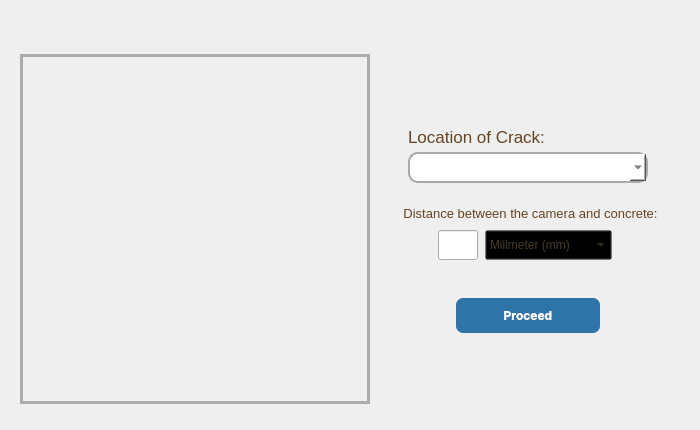
<?xml version="1.0" encoding="UTF-8"?>
<ui version="4.0">
 <class>Dialog</class>
 <widget class="QDialog" name="Dialog">
  <property name="geometry">
   <rect>
    <x>0</x>
    <y>0</y>
    <width>700</width>
    <height>430</height>
   </rect>
  </property>
  <property name="minimumSize">
   <size>
    <width>700</width>
    <height>430</height>
   </size>
  </property>
  <property name="maximumSize">
   <size>
    <width>705</width>
    <height>430</height>
   </size>
  </property>
  <property name="windowTitle">
   <string>Dialog</string>
  </property>
  <property name="styleSheet">
   <string notr="true"/>
  </property>
  <layout class="QVBoxLayout" name="verticalLayout_6">
   <property name="spacing">
    <number>0</number>
   </property>
   <property name="topMargin">
    <number>0</number>
   </property>
   <item>
    <widget class="QWidget" name="widget_7" native="true">
     <property name="minimumSize">
      <size>
       <width>0</width>
       <height>40</height>
      </size>
     </property>
     <property name="maximumSize">
      <size>
       <width>16777215</width>
       <height>40</height>
      </size>
     </property>
     <property name="styleSheet">
      <string notr="true"/>
     </property>
     <layout class="QHBoxLayout" name="horizontalLayout_7" stretch="0">
      <property name="spacing">
       <number>9</number>
      </property>
      <property name="leftMargin">
       <number>9</number>
      </property>
      <property name="topMargin">
       <number>0</number>
      </property>
      <property name="rightMargin">
       <number>0</number>
      </property>
      <property name="bottomMargin">
       <number>0</number>
      </property>
      <item>
       <widget class="QLabel" name="label_7">
        <property name="styleSheet">
         <string notr="true">#label{
	font: 200 17pt &quot;Segoe UI Black&quot;;
    color: rgba(111, 75, 39, 0.77);}</string>
        </property>
        <property name="text">
         <string/>
        </property>
        <property name="alignment">
         <set>Qt::AlignLeading|Qt::AlignLeft|Qt::AlignVCenter</set>
        </property>
       </widget>
      </item>
     </layout>
    </widget>
   </item>
   <item>
    <widget class="QWidget" name="widget" native="true">
     <layout class="QHBoxLayout" name="horizontalLayout_2">
      <property name="topMargin">
       <number>0</number>
      </property>
      <property name="bottomMargin">
       <number>0</number>
      </property>
      <item>
       <widget class="QWidget" name="widget_2" native="true">
        <property name="minimumSize">
         <size>
          <width>350</width>
          <height>350</height>
         </size>
        </property>
        <property name="maximumSize">
         <size>
          <width>350</width>
          <height>350</height>
         </size>
        </property>
        <property name="styleSheet">
         <string notr="true">#widget_2{
	
border: 3px solid white;
border-color: rgb(172, 172, 172);;
}</string>
        </property>
        <layout class="QHBoxLayout" name="horizontalLayout_3">
         <item>
          <widget class="QLabel" name="upload_image">
           <property name="text">
            <string/>
           </property>
           <property name="scaledContents">
            <bool>true</bool>
           </property>
           <property name="alignment">
            <set>Qt::AlignCenter</set>
           </property>
           <property name="wordWrap">
            <bool>true</bool>
           </property>
          </widget>
         </item>
        </layout>
       </widget>
      </item>
      <item>
       <widget class="QWidget" name="widget_3" native="true">
        <property name="maximumSize">
         <size>
          <width>16777215</width>
          <height>400</height>
         </size>
        </property>
        <layout class="QVBoxLayout" name="verticalLayout">
         <property name="spacing">
          <number>0</number>
         </property>
         <property name="leftMargin">
          <number>0</number>
         </property>
         <property name="topMargin">
          <number>6</number>
         </property>
         <property name="rightMargin">
          <number>0</number>
         </property>
         <property name="bottomMargin">
          <number>65</number>
         </property>
         <item>
          <widget class="QWidget" name="widget_5" native="true">
           <property name="maximumSize">
            <size>
             <width>16777215</width>
             <height>16777215</height>
            </size>
           </property>
           <layout class="QHBoxLayout" name="horizontalLayout">
            <item>
             <widget class="QLabel" name="label">
              <property name="minimumSize">
               <size>
                <width>250</width>
                <height>0</height>
               </size>
              </property>
              <property name="maximumSize">
               <size>
                <width>16777215</width>
                <height>16777215</height>
               </size>
              </property>
              <property name="layoutDirection">
               <enum>Qt::LeftToRight</enum>
              </property>
              <property name="text">
               <string/>
              </property>
              <property name="pixmap">
               <pixmap resource="images/images.qrc">:/images/Crackterize.png</pixmap>
              </property>
              <property name="scaledContents">
               <bool>true</bool>
              </property>
              <property name="alignment">
               <set>Qt::AlignLeading|Qt::AlignLeft|Qt::AlignTop</set>
              </property>
              <property name="wordWrap">
               <bool>true</bool>
              </property>
              <property name="openExternalLinks">
               <bool>false</bool>
              </property>
             </widget>
            </item>
           </layout>
          </widget>
         </item>
         <item>
          <widget class="QWidget" name="loc_widget" native="true">
           <property name="maximumSize">
            <size>
             <width>16777215</width>
             <height>100</height>
            </size>
           </property>
           <layout class="QVBoxLayout" name="verticalLayout_3">
            <property name="spacing">
             <number>0</number>
            </property>
            <property name="leftMargin">
             <number>32</number>
            </property>
            <property name="topMargin">
             <number>0</number>
            </property>
            <property name="rightMargin">
             <number>32</number>
            </property>
            <item>
             <widget class="QLabel" name="label_2">
              <property name="maximumSize">
               <size>
                <width>16777215</width>
                <height>20</height>
               </size>
              </property>
              <property name="styleSheet">
               <string notr="true">#label_2 {
font-family: 'Franklin Gothic Medium';
font-size: 17px;
color: 
#664323;
}</string>
              </property>
              <property name="text">
               <string>Location of Crack: </string>
              </property>
             </widget>
            </item>
            <item>
             <widget class="QComboBox" name="loc_box">
              <property name="styleSheet">
               <string notr="true">#loc_box {
        border-radius: 10px;
        font-size: 18px;
        font-family: Arial;
        color: #333;
        background-color: #fff;
        border: 2px solid #aaa;
        padding: 2px;
padding-left:8px;
    }

#loc_box::drop-down{
 image:url(images/arrowdown.png);
 width: 15px;
 height: 15px;
padding: 6px;
}
#loc_box::drop-down::pressed{
 image:url(images/arrowup.png);
width: 15px;
 height: 15px;
text-align: center;
}
#loc_box QAbstractItemView {
background-color: rgb(255, 255, 255);
outline: none;
 text-align: center;}

#loc_box QAbstractItemView::item {
background-color: #F4EBE6;
 color: #4A3B28;
 text-align: center;
min-height: 35px; min-width: 50px;
 border:0px;}

#loc_box QListView{
border: none;
 font-weight:bold;
 text-align: center;}
#loc_box QListView::item{border:0px;
border-radius: 15px;
  padding:8px; 
margin:5px;}
#loc_box QListView::item:selected { 
color: white; 
background-color: #4A3B28}</string>
              </property>
             </widget>
            </item>
           </layout>
          </widget>
         </item>
         <item>
          <widget class="QWidget" name="remarks_widget" native="true">
           <property name="maximumSize">
            <size>
             <width>16777215</width>
             <height>100</height>
            </size>
           </property>
           <layout class="QVBoxLayout" name="verticalLayout_2">
            <property name="spacing">
             <number>0</number>
            </property>
            <property name="leftMargin">
             <number>7</number>
            </property>
            <property name="rightMargin">
             <number>2</number>
            </property>
            <item>
             <widget class="QLabel" name="label_6">
              <property name="maximumSize">
               <size>
                <width>16777215</width>
                <height>20</height>
               </size>
              </property>
              <property name="styleSheet">
               <string notr="true">#label_6 {
font-family: 'Franklin Gothic Medium';
font-size: 13px;
color: 
#664323;
text-align:center;
}</string>
              </property>
              <property name="text">
               <string>&lt;html&gt;&lt;head/&gt;&lt;body&gt;&lt;p align=&quot;center&quot;&gt; Distance between the camera and concrete:&lt;/p&gt;&lt;/body&gt;&lt;/html&gt;</string>
              </property>
              <property name="scaledContents">
               <bool>true</bool>
              </property>
              <property name="alignment">
               <set>Qt::AlignLeading|Qt::AlignLeft|Qt::AlignTop</set>
              </property>
              <property name="wordWrap">
               <bool>true</bool>
              </property>
             </widget>
            </item>
            <item>
             <widget class="QWidget" name="widget_9" native="true">
              <property name="maximumSize">
               <size>
                <width>16777215</width>
                <height>50</height>
               </size>
              </property>
              <layout class="QHBoxLayout" name="horizontalLayout_4">
               <property name="spacing">
                <number>7</number>
               </property>
               <property name="leftMargin">
                <number>23</number>
               </property>
               <property name="rightMargin">
                <number>66</number>
               </property>
               <item>
                <widget class="QPushButton" name="pushButton">
                 <property name="minimumSize">
                  <size>
                   <width>25</width>
                   <height>25</height>
                  </size>
                 </property>
                 <property name="maximumSize">
                  <size>
                   <width>25</width>
                   <height>25</height>
                  </size>
                 </property>
                 <property name="toolTip">
                  <string>Please input the distance between the camera and the concrete surface in 
order to calculate the length and width of any present cracks in the image.</string>
                 </property>
                 <property name="toolTipDuration">
                  <number>-1</number>
                 </property>
                 <property name="text">
                  <string/>
                 </property>
                 <property name="icon">
                  <iconset resource="images/images.qrc">
                   <normaloff>:/images/i.png</normaloff>:/images/i.png</iconset>
                 </property>
                 <property name="iconSize">
                  <size>
                   <width>28</width>
                   <height>28</height>
                  </size>
                 </property>
                 <property name="flat">
                  <bool>true</bool>
                 </property>
                </widget>
               </item>
               <item>
                <widget class="QLineEdit" name="NumOfDistance">
                 <property name="minimumSize">
                  <size>
                   <width>0</width>
                   <height>30</height>
                  </size>
                 </property>
                 <property name="maximumSize">
                  <size>
                   <width>40</width>
                   <height>40</height>
                  </size>
                 </property>
                 <property name="toolTip">
                  <string comment="Makebasbfka" extracomment="Makebasbfka">Makebasbfka</string>
                 </property>
                 <property name="toolTipDuration">
                  <number>8</number>
                 </property>
                 <property name="alignment">
                  <set>Qt::AlignCenter</set>
                 </property>
                </widget>
               </item>
               <item>
                <widget class="QComboBox" name="units">
                 <property name="enabled">
                  <bool>true</bool>
                 </property>
                 <property name="minimumSize">
                  <size>
                   <width>0</width>
                   <height>30</height>
                  </size>
                 </property>
                 <property name="styleSheet">
                  <string notr="true">
#units{
font: 600 10pt &quot;Segoe UI&quot;;
color:#4A3B28;
background: transparent;
}
#units::drop-down{
image:url(:/images/arrowdown.png);
width: 20px;
height: 20px;
margin-top:3px;
}
#units QAbstractItemView {
background-color: rgba(255, 255, 255, 0.75);
padding: 2px;
outline: none;
}
#units QAbstractItemView::item {
background-color: #FFFFFF;
color: #4A3B28;
text-align: center;
    }
#units.comboBoxClass QLineEdit {
    text-align: center;
}</string>
                 </property>
                 <item>
                  <property name="text">
                   <string>Milimeter (mm)</string>
                  </property>
                 </item>
                 <item>
                  <property name="text">
                   <string>Centimeter (cm)</string>
                  </property>
                 </item>
                 <item>
                  <property name="text">
                   <string>Inch (in)</string>
                  </property>
                 </item>
                 <item>
                  <property name="text">
                   <string>Foot (ft)</string>
                  </property>
                 </item>
                 <item>
                  <property name="text">
                   <string>Yard (yd)</string>
                  </property>
                 </item>
                 <item>
                  <property name="text">
                   <string>Meter (m)</string>
                  </property>
                 </item>
                </widget>
               </item>
              </layout>
             </widget>
            </item>
           </layout>
          </widget>
         </item>
         <item>
          <widget class="QWidget" name="widget_4" native="true">
           <layout class="QHBoxLayout" name="horizontalLayout_5">
            <property name="spacing">
             <number>0</number>
            </property>
            <property name="leftMargin">
             <number>80</number>
            </property>
            <property name="topMargin">
             <number>0</number>
            </property>
            <property name="rightMargin">
             <number>80</number>
            </property>
            <property name="bottomMargin">
             <number>0</number>
            </property>
            <item>
             <widget class="QPushButton" name="proceed">
              <property name="minimumSize">
               <size>
                <width>0</width>
                <height>35</height>
               </size>
              </property>
              <property name="maximumSize">
               <size>
                <width>400</width>
                <height>35</height>
               </size>
              </property>
              <property name="toolTip">
               <string>Proceed to result</string>
              </property>
              <property name="styleSheet">
               <string notr="true">#proceed{
background: #2E74A9;
font-weight:bold;
color: white;
border-radius: 7px;
font-family: Inter;
}


#proceed::hover{
color: #2E74A9;
border : 3px solid  #2E74A9;
background-color: white;
}
</string>
              </property>
              <property name="text">
               <string>Proceed</string>
              </property>
             </widget>
            </item>
           </layout>
          </widget>
         </item>
        </layout>
       </widget>
      </item>
     </layout>
    </widget>
   </item>
  </layout>
 </widget>
 <resources>
  <include location="images/images.qrc"/>
 </resources>
 <connections/>
</ui>
